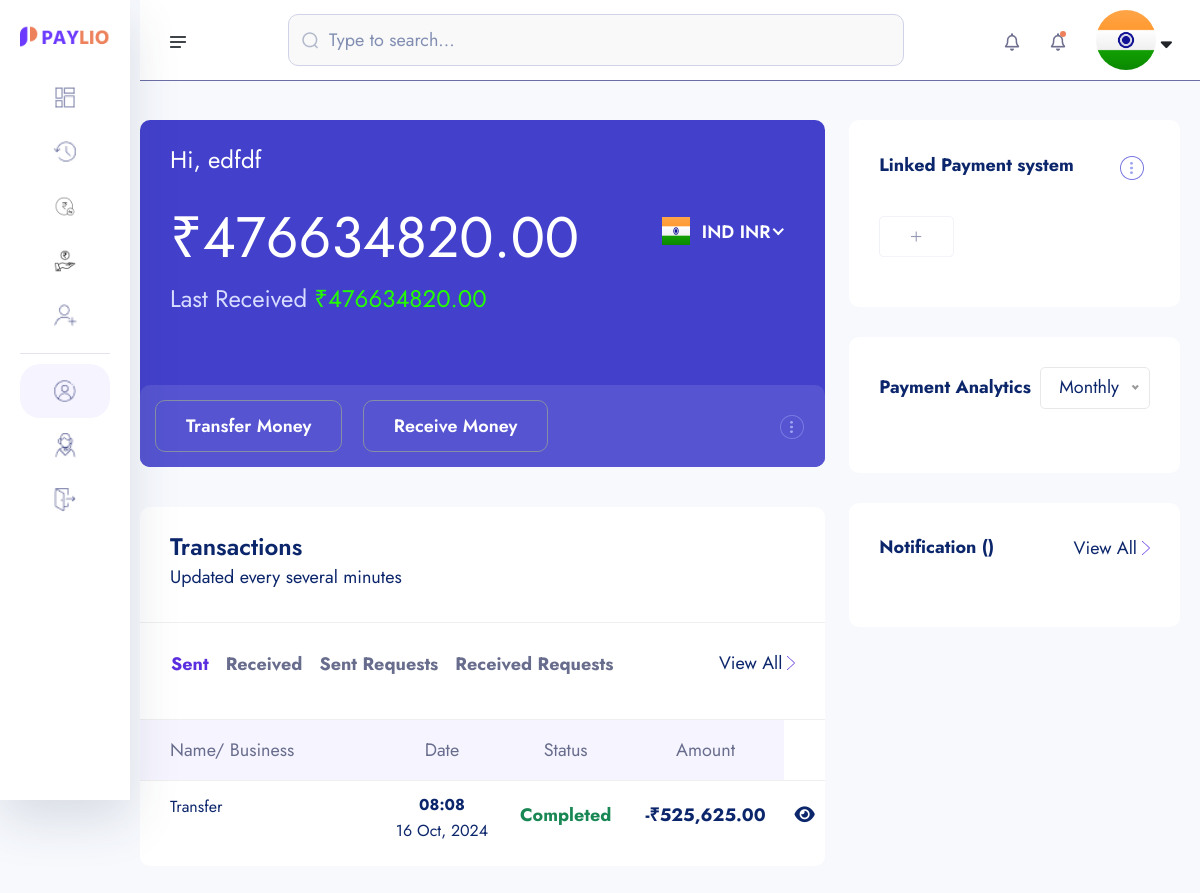
Page /account/dashboard (signed in) on the earlier database version.
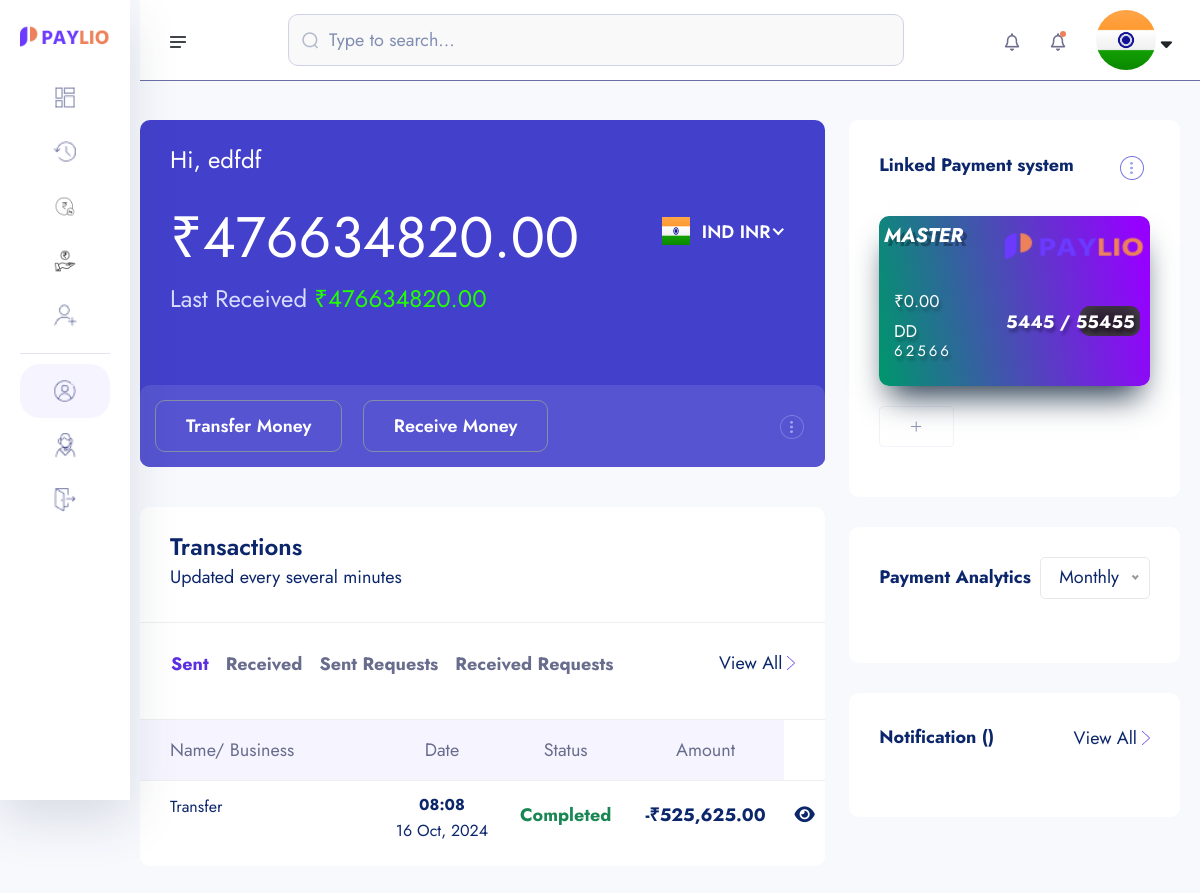
Same page on the later database version.
### core/models.py (models this page shows, shortened)
class Transaction(models.Model):
    transaction_id = ShortUUIDField(unique = True, length = 15, max_length=20, prefix="TRN")
    user = models.ForeignKey(User, on_delete=models.SET_NULL, null=True, related_name="user")
    amount = models.DecimalField(max_digits=12, decimal_places=2,default=0.00)
    description = models.CharField(max_length=1000, null=True, blank=True)
    reciver = models.ForeignKey(User, on_delete=models.SET_NULL, null=True, related_name="reciver")
    sender = models.ForeignKey(User, on_delete=models.SET_NULL, null=True, related_name="sender")
    reciver_account = models.ForeignKey(Account, on_delete=models.SET_NULL, null=True, related_name="reciver_account")
    sender_account = models.ForeignKey(Account, on_delete=models.SET_NULL, null=True, related_name="sender_account")
    status = models.CharField(choices=TRANSACTION_STATUS ,max_length=100, default="pending")
    transaction_type = models.CharField(choices=TRANSACTION_TYPE ,max_length=100, default="none")
    date = models.DateTimeField(auto_now_add=True)
    update = models.DateTimeField(auto_now_add=False, null=True, blank=True)

class CreditCard(models.Model):
    user = models.ForeignKey(User, on_delete=models.CASCADE)
    card_id = ShortUUIDField(unique=True, length=5, max_length=20, prefix="CARD", alphabet="1234567890")
    name = models.CharField(max_length=100)
    number = models.IntegerField()
    month = models.IntegerField()
    year = models.IntegerField()
    cvv = models.IntegerField()
    amount = models.DecimalField(max_digits=12, decimal_places=2, default=0.00)
    card_type = models.CharField(choices=CARD_TYPE, max_length=20, default="master")
    card_status = models.BooleanField(default=True)
    date = models.DateTimeField(auto_now_add=True)

### bankingapp/views.py (the view)
# urls.py: path("dashboard",Dashboard , name='dashboard'),
def Dashboard(request):
    user = request.user
    if request.user.is_authenticated:
        try:
            kyc = KYC.objects.get(user=user)
        except:
            messages.warning(request, "You Need To Submit YOur KYC")
            return redirect("bankingapp:kyc-reg")
        recent_transfer = Transaction.objects.filter(sender=request.user, transaction_type="transfer", status="completed").order_by("-id")[:1]
        recent_recieved_transfer = Transaction.objects.filter(reciver=request.user, transaction_type="transfer").order_by("-id")[:1]
        sender_transaction = Transaction.objects.filter(sender=request.user, transaction_type="transfer").order_by("-id")
        reciever_transaction = Transaction.objects.filter(reciver=request.user, transaction_type="transfer").order_by("-id")
        request_sender_transaction = Transaction.objects.filter(sender=request.user, transaction_type="request")
        request_reciever_transaction = Transaction.objects.filter(reciver=request.user, transaction_type="request")
        account = Account.objects.get(user=request.user)
        credit_card = CreditCard.objects.filter(user=request.user).order_by("-id")
        if request.method == "POST":
            form = CreditCardForm(request.POST)
            if form.is_valid():
                new_form = form.save(commit=False)
                new_form.user = request.user
                new_form.save()
                card_id = new_form.card_id
                messages.success(request, "Card ADDED Successfully.")
                return redirect("bankingapp:dashboard")
        else:
            form = CreditCardForm()
        account = Account.objects.get(user=user)
        credit_card = CreditCard.objects.filter(user=user).order_by("-id")
    else:
        messages.warning(request, "You Need To Login")
        return redirect("custom_auth:sign-in")
    context = {
        'account':account,
        'kyc':kyc,
        'form':form,
        "credit_card":credit_card,
        "sender_transaction":sender_transaction,
        "reciever_transaction":reciever_transaction,
        'request_sender_transaction':request_sender_transaction,
        'request_reciever_transaction':request_reciever_transaction,
        'recent_transfer':recent_transfer,
        'recent_recieved_transfer':recent_recieved_transfer,
    }
    return render(request, 'account/dashboard.html', context)

### core/forms.py
class CreditCardForm(forms.ModelForm):
    name = forms.CharField(widget=forms.TextInput(attrs={"placeholder":"Card Holder Name"}))
    number = forms.IntegerField(widget=forms.NumberInput(attrs={"placeholder":"Card Number"}))
    month = forms.IntegerField(widget=forms.NumberInput(attrs={"placeholder":"Expiry Year"}))
    year = forms.IntegerField(widget=forms.NumberInput(attrs={"placeholder":"Expiry Month"}))
    cvv = forms.IntegerField(widget=forms.NumberInput(attrs={"placeholder":"CVV"}))
    class Meta:
        model = CreditCard
        fields = ['name', 'number', 'month', 'year', 'cvv', 'card_type']

### bankingapp/templates/account/dashboard.html (shortened to what the changed rows need)
{% extends "partials/dashboard-base.html" %}
{% load static %}
{% load humanize %}
{% block content %}
    <section class="dashboard-section body-collapse">
        <div class="overlay pt-120">
            <div class="container-fruid">
                <div class="row">
                    <div class="col-xl-8 col-lg-7">
                        <div class="section-content">
                            <div class="acc-details">
                                <div class="top-area">
                                    <div class="left-side">
                                        <h2>₹{{account.account_balance}}</h2>
                                    </div>
                                </div>
                            </div>
                            <div class="transactions-area mt-40">
                                <div class="tab-content mt-40">
                                    <div class="tab-pane fade show active" id="latest" role="tabpanel" aria-labelledby="latest-tab">
                                        <div class="table-responsive">
                                            <table class="table">
                                                <thead>
                                                    <tr>
                                                        <th scope="col">Name/ Business</th>
                                                        <th scope="col">Date</th>
                                                        <th scope="col">Status</th>
                                                        <th scope="col">Amount</th>
                                                    </tr>
                                                </thead>
                                                <tbody>
                                                    {% for s in sender_transaction %}
                                                    <tr data-bs-toggle="modal" data-bs-target="#transactionsMod">
                                                        <th scope="row">
                                                            <p class="mdr">{{s.transaction_type|title}}</p>
                                                        </th>
                                                        <td>
                                                            <p><small>{{s.date|date:"h:i"}}</small></p>
                                                            <p class="mdr">{{s.date|date:"d M, Y"}}</p>
                                                        </td>
                                                        <td>
                                                            {% if s.status == 'completed' %}
                                                                <p class="text-success">{{s.status|title}}</p>
                                                            {% endif %}
                                                        </td>
                                                        <td>
                                                            <p>-₹{{s.amount|intcomma}}</p>
                                                        </td>
                                                        <td>
                                                            <a href="{% url 'core:transaction-detail' s.transaction_id %}" class=""><i class="fas fa-eye"></i></a>
                                                        </td>
                                                    </tr>
                                                {% endfor %}
                                                </tbody>
                                            </table>
                                        </div>
                                    </div>
                                </div>
                            </div>
                        </div>
                    </div>
                    <div class="col-xl-4 col-lg-5">
                        <div class="side-items">
                            <div class="single-item">
                                <div class="row">
                                    {% for c in credit_card %}
                                        <a href="{% url 'core:card_detail' c.card_id %}">
                                            <div class="col-12">
                                                <div class="card__main">
                                                    <div class="{% if c.card_type == 'verve' %}Front_card{% endif %}    {% if c.card_type == 'master' %}masterCard{% endif %}    {% if c.card_type == 'visa' %}visaCard{% endif %}">
                                                    <div class="top_card">
                                                        <span class="visa">{{c.card_type|upper}}</span>
                                                        <div class="logo">
                                                            <img src="{% static 'assets1/images/logo.png' %}" class="logo" alt="logo">
                                                        </div>
                                                    </div>
                                                    <div class="middle_card">
                                                        <span class="chip"></span>
                                                        <div class="card_number">{{c.number}}</div>
                                                    </div>
                                                    <div class="bottom_card">
                                                        <div class="card_info">
                                                        <div class="card_holder_name">₹{{c.amount|intcomma}}</div>
                                                        <div class="card_holder_name">{{c.name}}</div>
                                                        </div>
                                                        <div class="card_info">
                                                        <div class="card_holder_info">
                                                            <span class="expire_month" >{{c.month}}</span>
                                                            <span class="slash">/</span>
                                                            <span class="expire_year">{{c.year}}</span>
                                                        </div>
                                                        </div>
                                                    </div>
                                                    </div>
                                                    <div class="back_card">
                                                    <div class="top_card">
                                                        <div class="cvc_strip">
                                                        <span class="cvc_number">000</span>
                                                        </div>
                                                    </div>
                                                    <div class="bottom_card">
                                                        <div class="flex">
                                                        <div class="logo1">
                                                        </div>
                                                        </div>
                                                    </div>
                                                    </div>
                                                </div>
                                            </div>
                                        </a>
                                    {% endfor %}
                                </div>
                            </div>
                        </div>
                    </div>
                </div>
            </div>
        </div>
    </section>
{% endblock content %}

Differences in the rows shown:
added CreditCard: card_type "MASTER", number "62566", amount "0.00", name "DD", month "5445", year "55455"
